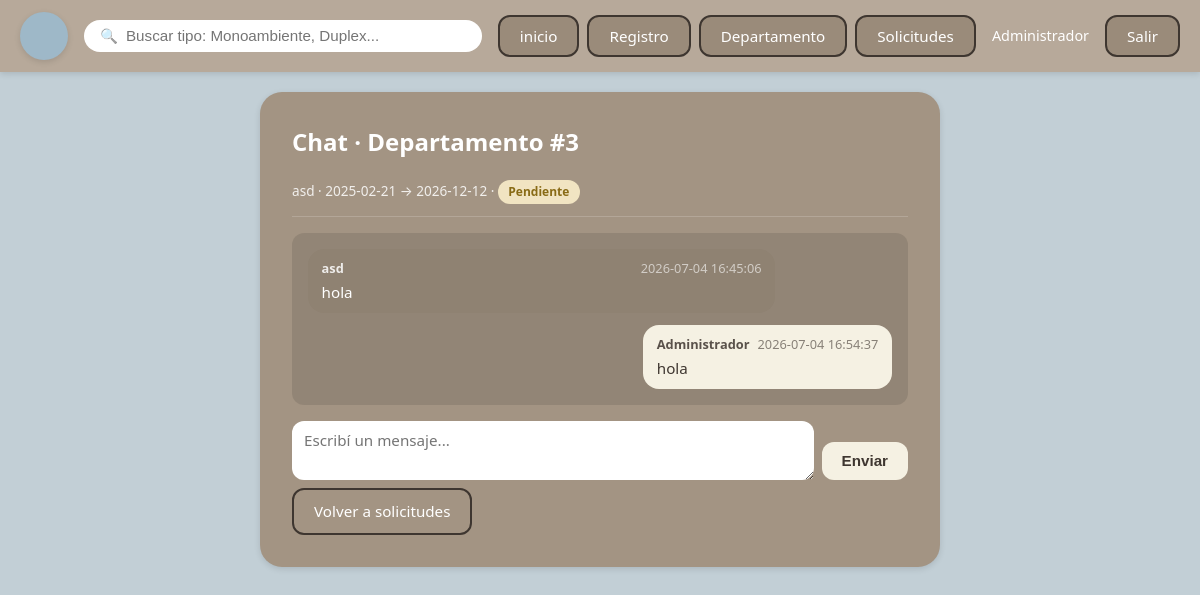
The app's page /chat.php?renta_id=1 (signed in) with its own data.
### tables this page shows
CREATE TABLE `usuarios` (
  `id` int(11) NOT NULL,
  `nombre` varchar(100) NOT NULL,
  `email` varchar(255) NOT NULL,
  `password_hash` varchar(255) NOT NULL,
  `rol` enum('admin','cliente') NOT NULL DEFAULT 'cliente',
  `created_at` timestamp NOT NULL DEFAULT current_timestamp()
);

CREATE TABLE `rentas` (
  `id` int(11) NOT NULL,
  `departamento_id` int(11) NOT NULL,
  `usuario_id` int(11) NOT NULL,
  `fecha_inicio` date NOT NULL,
  `fecha_fin` date NOT NULL,
  `estado` enum('pendiente','aprobado','rechazado','cancelado') NOT NULL DEFAULT 'pendiente',
  `created_at` timestamp NOT NULL DEFAULT current_timestamp()
);

CREATE TABLE `departamentos` (
  `id` int(11) NOT NULL,
  `tipo` varchar(50) DEFAULT NULL,
  `precio` decimal(10,2) DEFAULT NULL,
  `ambientes` int(11) DEFAULT NULL,
  `metros_cuadrados` int(11) DEFAULT NULL,
  `disponible` tinyint(1) DEFAULT 1
);

CREATE TABLE `mensajes` (
  `id` int(11) NOT NULL,
  `renta_id` int(11) NOT NULL,
  `usuario_id` int(11) NOT NULL,
  `mensaje` text NOT NULL,
  `created_at` timestamp NOT NULL DEFAULT current_timestamp()
);

### includes/sesion.php (called while the page is built, shortened)
<?php
function usuarioLogueado(): ?array
{
    return $_SESSION['usuario'] ?? null;
}

### chat.php (the view, shortened to what this page needs)
<?php
require_once __DIR__ . '/includes/alquileres.php';
require_once __DIR__ . '/includes/sesion.php';
$paginaActiva = '';
$rentaId = (int) ($_GET['renta_id'] ?? 0);
$renta = $rentaId > 0 ? buscarRentaPorId($rentaId) : null;
try {
    $mensajes = mensajesDeRenta($rentaId);
} catch (PDOException $e) {
    $error = mensajeErrorDb();
    $mensajes = [];
}
require_once __DIR__ . '/includes/header.php';
?>
<div class="layout layout-single">
    <main class="content form-page">
        <div class="form-card">
            <h1>Chat · <?php echo htmlspecialchars($renta['tipo']); ?> #<?php echo (int) $renta['departamento_id']; ?></h1>
            <p class="chat-meta">
                <?php echo htmlspecialchars($renta['usuario_nombre']); ?> ·
                <?php echo htmlspecialchars($renta['fecha_inicio']); ?> → <?php echo htmlspecialchars($renta['fecha_fin']); ?> ·
                <?php echo etiquetaEstadoRenta($renta['estado']); ?>
            </p>
            <div class="chat-box" id="chat-box">
                <?php if (empty($mensajes)): ?>
                    <p class="chat-empty">No hay mensajes todavía. Escribí el primero.</p>
                <?php else: ?>
                    <?php foreach ($mensajes as $m): ?>
                        <div class="chat-msg <?php echo $m['usuario_id'] === $usuario['id'] ? 'chat-msg-propia' : 'chat-msg-otra'; ?>">
                            <div class="chat-msg-header">
                                <strong><?php echo htmlspecialchars($m['usuario_nombre']); ?></strong>
                                <span class="chat-msg-time"><?php echo htmlspecialchars($m['created_at']); ?></span>
                            </div>
                            <div class="chat-msg-text"><?php echo nl2br(htmlspecialchars($m['mensaje'])); ?></div>
                        </div>
                    <?php endforeach; ?>
                <?php endif; ?>
            </div>
            <form method="post" action="chat.php?renta_id=<?php echo (int) $rentaId; ?>" class="chat-form">
                <textarea name="mensaje" rows="2" placeholder="Escribí un mensaje..." required></textarea>
                <button type="submit" class="btn-primary">Enviar</button>
            </form>
            <div class="form-actions" style="margin-top:0.5rem;">
                <?php if ($esAdmin): ?>
                    <a href="gestionar-alquileres.php" class="btn-secondary">Volver a solicitudes</a>
                <?php else: ?>
                    <a href="mis-alquileres.php" class="btn-secondary">Volver a mis alquileres</a>
                <?php endif; ?>
            </div>
        </div>
    </main>
</div>
<?php require_once __DIR__ . '/includes/footer.php'; ?>

### includes/header.php (shortened to what this page needs)
<?php
require_once __DIR__ . '/sesion.php';
$paginaActiva = $paginaActiva ?? 'inicio';
$busquedaTipo = $busquedaTipo ?? ($ubicacionFiltro ?? '');
$usuario = usuarioLogueado();
$esAdmin = $usuario && $usuario['rol'] === 'admin';
?>
<!DOCTYPE html>
<html lang="es">
<head>
    <link rel="stylesheet" href="index.css">
</head>
<body>
    <header class="topbar">
        <div class="topbar-left">
            <a href="index.php" class="logo" aria-label="Roomora inicio"></a>
            <form class="topbar-search" method="get" action="index.php" role="search">
                <span class="icon-search" aria-hidden="true">&#128269;</span>
                <input
                    type="search"
                    name="busqueda"
                    placeholder="Buscar tipo: Monoambiente, Duplex..."
                    value="<?php echo htmlspecialchars($busquedaTipo); ?>"
                >
            </form>
        </div>
        <nav class="topbar-nav">
            <a href="index.php" class="nav-btn <?php echo $paginaActiva === 'inicio' ? 'active' : ''; ?>">inicio</a>
            <?php if ($esAdmin): ?>
                <a href="Registro.php" class="nav-btn <?php echo $paginaActiva === 'registro' ? 'active' : ''; ?>">Registro</a>
                <a href="departamento.php" class="nav-btn <?php echo $paginaActiva === 'departamento' ? 'active' : ''; ?>">Departamento</a>
            <?php endif; ?>
            <?php if ($usuario): ?>
                <?php if (!$esAdmin): ?>
                    <a href="mis-alquileres.php" class="nav-btn <?php echo $paginaActiva === 'mis-alquileres' ? 'active' : ''; ?>">Mis alquileres</a>
                <?php else: ?>
                    <a href="gestionar-alquileres.php" class="nav-btn <?php echo $paginaActiva === 'gestionar-alquileres' ? 'active' : ''; ?>">Solicitudes</a>
                <?php endif; ?>
                <span class="nav-user"><?php echo htmlspecialchars($usuario['nombre']); ?></span>
                <a href="logout.php" class="nav-btn">Salir</a>
            <?php else: ?>
                <a href="login.php" class="nav-btn <?php echo $paginaActiva === 'login' ? 'active' : ''; ?>">Ingresar</a>
            <?php endif; ?>
        </nav>
    </header>

### index.css (style rules this page uses)
*, *::before, *::after { box-sizing: border-box; margin: 0; padding: 0; }
:root { --bg-main: #c2cfd6; --bg-header: #b7a99a; --bg-sidebar: #a39483; --bg-card: #a39483; --bg-card-info: #8f8272; --cream: #f5f1e3; --white: #ffffff; --text-dark: #3e3630; --text-light: #5a4f47; --radius-lg: 22px; --radius-md: 16px; --radius-sm: 12px; --shadow-sm: 0 2px 6px rgba(0, 0, 0, 0.12); --shadow-md: 0 4px 14px rgba(0, 0, 0, 0.15); --transition: 0.2s ease; }
body { font-family: system-ui, -apple-system, "Segoe UI", sans-serif; background: var(--bg-main); color: var(--text-dark); min-height: 100vh; line-height: 1.5; }
.topbar { display: flex; align-items: center; justify-content: space-between; gap: 1rem; padding: 0.75rem 1.25rem; background: var(--bg-header); flex-wrap: wrap; position: sticky; top: 0; z-index: 100; box-shadow: var(--shadow-sm); }
.topbar-left { display: flex; align-items: center; gap: 1rem; flex: 1; min-width: 200px; }
.logo { width: 48px; height: 48px; border-radius: 50%; background: #9eb8c8; flex-shrink: 0; display: block; box-shadow: var(--shadow-sm); }
.topbar-search { display: flex; align-items: center; flex: 1; max-width: 420px; background: var(--white); border-radius: 999px; padding: 0.35rem 1rem; gap: 0.5rem; transition: box-shadow var(--transition); }
.topbar-search input { border: none; outline: none; flex: 1; font-size: 0.95rem; background: transparent; color: var(--text-dark); }
.icon-search { font-size: 0.9rem; opacity: 0.6; }
.topbar-nav { display: flex; gap: 0.5rem; flex-wrap: wrap; align-items: center; }
.nav-btn { text-decoration: none; padding: 0.5rem 1.25rem; border-radius: var(--radius-sm); background: #9a8b7a; color: var(--white); font-size: 0.95rem; border: 2px solid var(--text-dark); transition: background 0.15s; }
.nav-user { color: var(--white); font-size: 0.9rem; font-weight: 500; padding: 0.5rem 0.5rem; white-space: nowrap; }
.layout { display: grid; grid-template-columns: 280px 1fr; gap: 1.25rem; padding: 1.25rem; min-height: calc(100vh - 72px); max-width: 1400px; margin: 0 auto; }
.layout-single { grid-template-columns: 1fr; max-width: 720px; margin: 0 auto; }
.content { min-width: 0; }
.form-page { width: 100%; }
.form-card { background: var(--bg-sidebar); border-radius: var(--radius-lg); padding: 2rem; color: var(--white); box-shadow: var(--shadow-sm); }
.form-card h1 { margin-bottom: 1.25rem; font-size: 1.5rem; }
.form-actions { display: flex; gap: 0.75rem; flex-wrap: wrap; margin-top: 1.5rem; }
.btn-primary, .btn-secondary { padding: 0.65rem 1.25rem; border-radius: var(--radius-sm); font-size: 0.95rem; cursor: pointer; text-decoration: none; border: 2px solid var(--text-dark); display: inline-block; transition: background 0.15s; }
.btn-primary { background: var(--cream); color: var(--text-dark); border: none; font-weight: 600; }
.btn-secondary { background: transparent; color: var(--white); }
.chat-meta { font-size: 0.85rem; opacity: 0.85; margin-bottom: 1rem; padding-bottom: 0.75rem; border-bottom: 1px solid rgba(255, 255, 255, 0.2); }
.chat-box { max-height: 400px; overflow-y: auto; display: flex; flex-direction: column; gap: 0.75rem; padding: 1rem; background: rgba(0, 0, 0, 0.1); border-radius: var(--radius-sm); margin-bottom: 1rem; }
.chat-msg { max-width: 80%; padding: 0.6rem 0.85rem; border-radius: var(--radius-md); background: var(--bg-card-info); color: var(--white); word-wrap: break-word; }
.chat-msg-propia { align-self: flex-end; background: var(--cream); color: var(--text-dark); }
.chat-msg-header { display: flex; justify-content: space-between; gap: 0.5rem; font-size: 0.8rem; margin-bottom: 0.25rem; opacity: 0.85; }
.chat-msg-time { opacity: 0.7; }
.chat-msg-text { font-size: 0.95rem; line-height: 1.4; }
.chat-form { display: flex; gap: 0.5rem; }
.chat-form textarea { flex: 1; padding: 0.6rem 0.75rem; border: none; border-radius: var(--radius-sm); font-size: 0.95rem; font-family: inherit; resize: vertical; color: var(--text-dark); transition: box-shadow var(--transition); }
.chat-form .btn-primary { align-self: flex-end; }

### records on screen
usuarios: nombre "Administrador"
rentas: departamento.tipo "Departamento", departamento "3", usuario.nombre "asd", fecha_inicio "2025-02-21", fecha_fin "2026-12-12"
mensajes: usuario.nombre "asd", created_at "2026-07-04 16:45:06", mensaje "hola"
mensajes: usuario.nombre "Administrador", created_at "2026-07-04 16:54:37", mensaje "hola"
